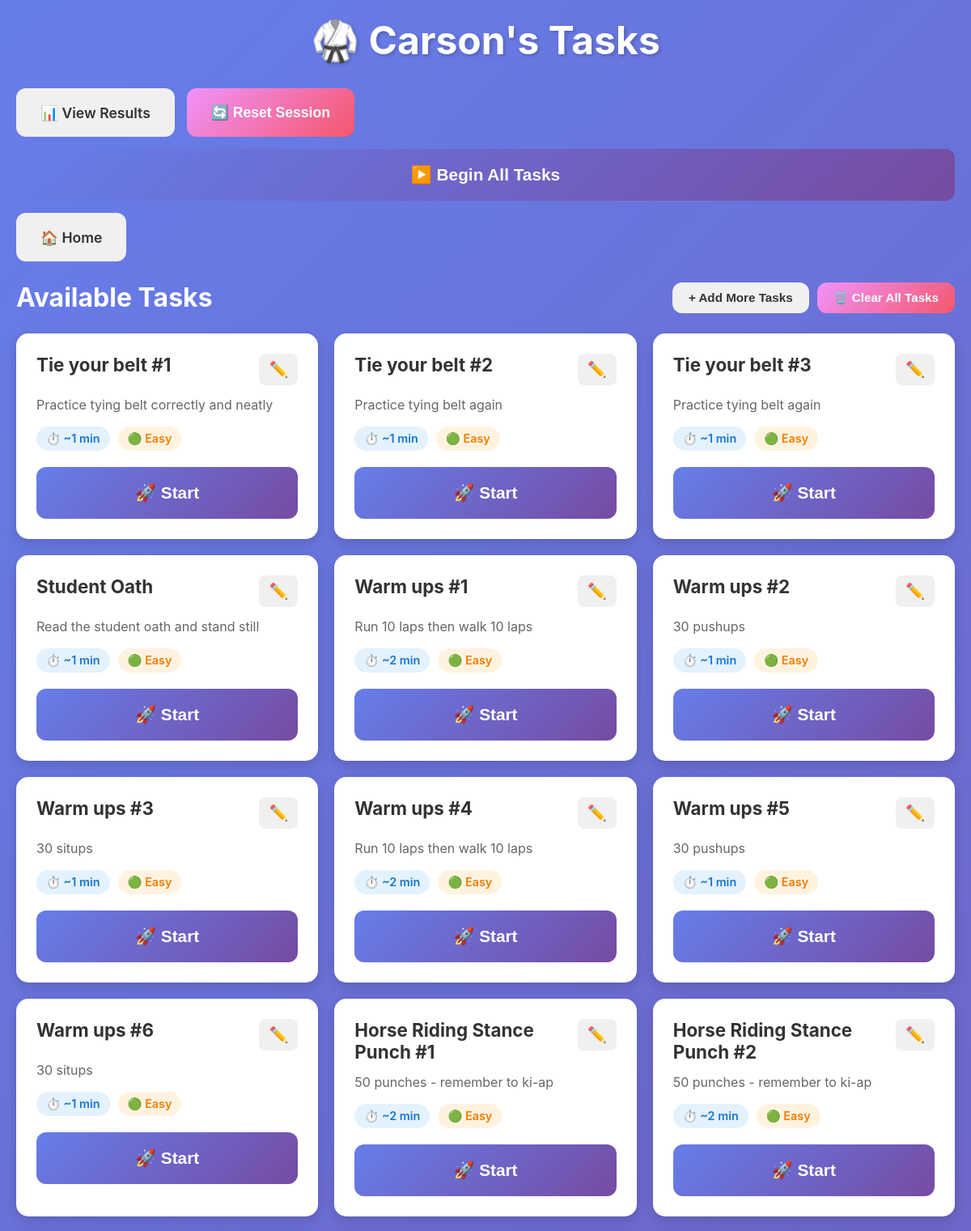
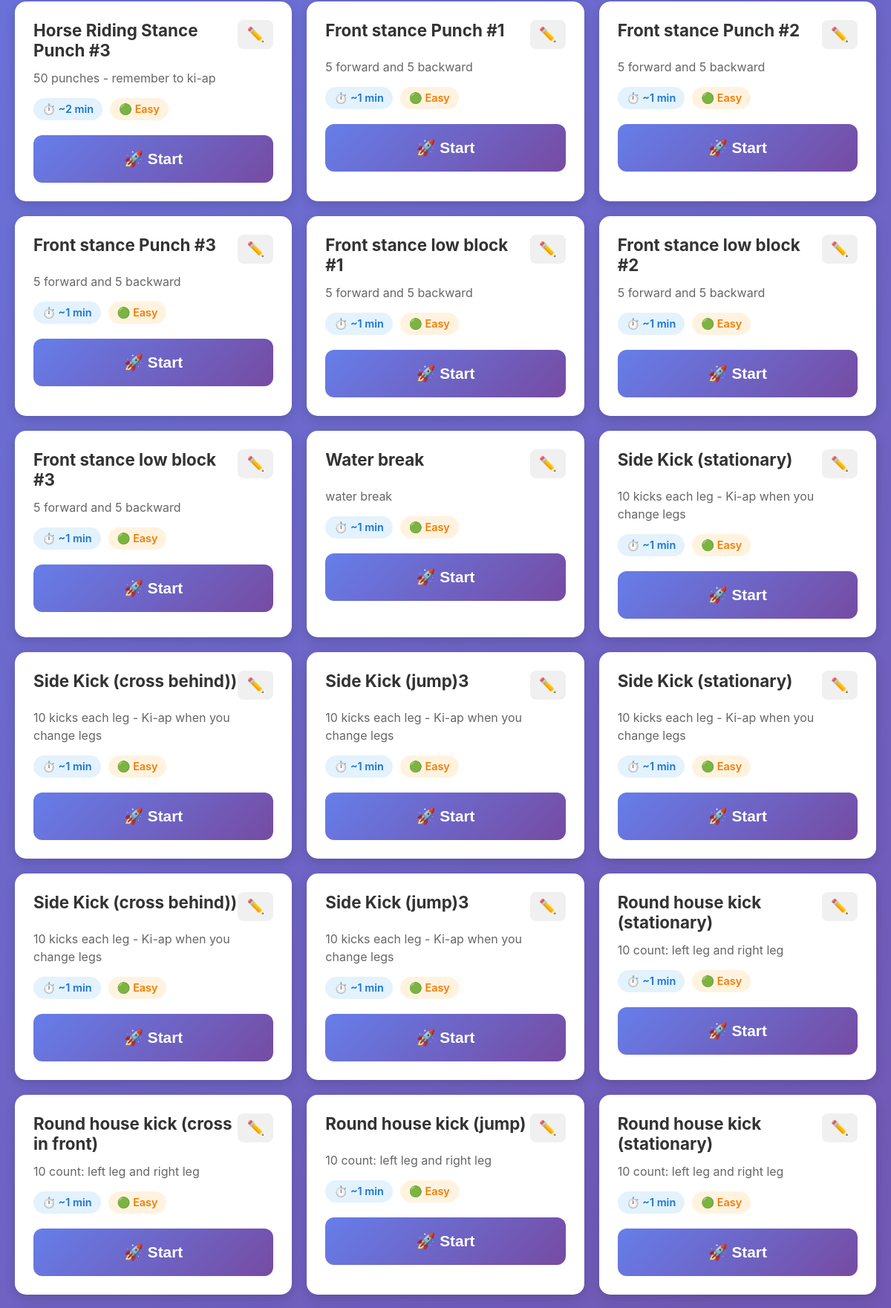
Screenshot of /student/2 (upper part) with the database file from the repository (2 pictures, top to bottom).
### tables this page shows
CREATE TABLE students
                 (id INTEGER PRIMARY KEY AUTOINCREMENT,
                  name TEXT NOT NULL UNIQUE,
                  created_at TIMESTAMP DEFAULT CURRENT_TIMESTAMP);

CREATE TABLE tasks
                 (id INTEGER PRIMARY KEY AUTOINCREMENT,
                  student_id INTEGER,
                  title TEXT NOT NULL,
                  description TEXT,
                  estimated_time INTEGER,
                  difficulty_weight REAL DEFAULT 1.0,
                  created_at TIMESTAMP DEFAULT CURRENT_TIMESTAMP,
                  FOREIGN KEY (student_id) REFERENCES students(id));

### main.py (the view)
@app.get("/student/{student_id}", response_class=HTMLResponse)
async def student_dashboard(request: Request, student_id: int):
    conn = sqlite3.connect(DB_PATH)
    c = conn.cursor()
    c.execute("SELECT name FROM students WHERE id = ?", (student_id,))
    student = c.fetchone()
    if not student:
        conn.close()
        raise HTTPException(404, "Student not found")
    c.execute("SELECT id, title, description, estimated_time, difficulty_weight FROM tasks WHERE student_id = ?", (student_id,))
    tasks = [{"id": row[0], "title": row[1], "description": row[2],
              "estimated_time": row[3],
              "difficulty_weight": row[4]} for row in c.fetchall()]
    c.execute('''SELECT a.id, a.task_id, t.title, t.description, t.estimated_time, a.start_time
                 FROM active_sessions a
                 JOIN tasks t ON a.task_id = t.id
                 WHERE a.student_id = ?''', (student_id,))
    active = c.fetchone()
    active_session = None
    if active:
        start_time = datetime.fromisoformat(active[5])
        elapsed = int((datetime.now() - start_time).total_seconds())
        active_session = {
            "id": active[0],
            "task_id": active[1],
            "task_title": active[2],
            "task_description": active[3],
            "estimated_time": active[4],
            "start_time": active[5],
            "elapsed": elapsed
        }
    streak = get_student_streak(student_id)
    conn.close()
    return templates.TemplateResponse("dashboard.html", {
        "request": request,
        "student_id": student_id,
        "student_name": student[0],
        "tasks": tasks,
        "active_session": active_session,
        "streak": streak
    })

### templates/dashboard.html (shortened to what this page needs)
<!DOCTYPE html>
<html lang="en">
<head>
    <link rel="stylesheet" href="/static/style.css">
</head>
<body>
    <div class="container">
        <div class="header">
            <h1>🥋 {{ student_name }}'s Tasks</h1>
        </div>
        <div class="nav-buttons">
            <a href="/results/{{ student_id }}" class="btn btn-secondary">📊 View Results</a>
            <button onclick="resetSession()" class="btn btn-warning">🔄 Reset Session</button>
            {% if tasks and not active_session %}
            <button onclick="startAutoMode()" class="btn btn-primary btn-large" id="autoModeBtn">
                ▶️ Begin All Tasks
            </button>
            {% endif %}
            <a href="/" class="btn btn-secondary">🏠 Home</a>
        </div>
        {% if not tasks %}
        <div class="card">
            <h2>Upload Your Tasks</h2>
            <p>Upload a CSV file with your karate tasks to get started!</p>
            <p class="small-text">CSV format: task, description, estimated_time</p>
            <form id="uploadForm" class="upload-form">
                <input type="file" id="fileInput" accept=".csv" required class="file-input">
                <button type="submit" class="btn btn-primary">Upload Tasks 📤</button>
            </form>
        </div>
        {% else %}
        <div class="tasks-header">
            <h2>Available Tasks</h2>
            <div class="task-header-buttons">
                <button onclick="showUploadForm()" class="btn btn-secondary btn-small">
                    + Add More Tasks
                </button>
                <button onclick="clearAllTasks()" class="btn btn-warning btn-small">
                    🗑️ Clear All Tasks
                </button>
            </div>
        </div>
        <div class="tasks-grid">
            {% for task in tasks %}
            <div class="task-card" data-task-id="{{ task.id }}">
                <div class="task-header-row">
                    <h3>{{ task.title }}</h3>
                    <button onclick="editTask({{ task.id }})" class="btn-icon" title="Edit task">
                        ✏️
                    </button>
                </div>
                {% if task.description %}
                <p class="task-description">{{ task.description }}</p>
                {% endif %}
                <div class="task-meta">
                    <span class="time-badge">⏱️ ~{{ task.estimated_time }} min</span>
                    <span class="difficulty-badge">
                        {% if task.difficulty_weight <= 0.5 %}🟢 Easy
                        {% elif task.difficulty_weight <= 1.0 %}🟡 Medium
                        {% elif task.difficulty_weight <= 1.5 %}🟠 Hard
                        {% else %}🔴 Expert{% endif %}
                    </span>
                </div>
                {% if not active_session %}
                <button
                    class="btn btn-primary btn-large"
                    onclick="startTask({{ task.id }}, {{ task.estimated_time }})"
                >
                    🚀 Start
                </button>
                {% elif active_session.task_id != task.id %}
                <button class="btn btn-disabled" disabled>
                    Finish current task first
                </button>
                {% endif %}
            </div>
            {% endfor %}
        </div>
        {% endif %}
    </div>
</body>
</html>

### static/style.css (style rules this page uses)
* { margin: 0; padding: 0; box-sizing: border-box; }
body { font-family: -apple-system, BlinkMacSystemFont, 'Segoe UI', Roboto, 'Helvetica Neue', Arial, sans-serif; background: linear-gradient(135deg, #667eea 0%, #764ba2 100%); min-height: 100vh; padding: 20px; color: #333; }
.container { max-width: 1200px; margin: 0 auto; }
.header { text-align: center; margin-bottom: 30px; color: white; }
.header h1 { font-size: 3rem; margin-bottom: 10px; text-shadow: 2px 2px 4px rgba(0,0,0,0.2); }
.nav-buttons { display: flex; gap: 15px; margin-bottom: 25px; flex-wrap: wrap; }
.btn { padding: 15px 30px; border: none; border-radius: 12px; font-size: 1.1rem; font-weight: 600; cursor: pointer; transition: all 0.3s ease; text-decoration: none; display: inline-block; text-align: center; min-height: 60px; display: flex; align-items: center; justify-content: center; }
.btn-primary { background: linear-gradient(135deg, #667eea 0%, #764ba2 100%); color: white; }
.btn-secondary { background: #f0f0f0; color: #333; }
.btn-warning { background: linear-gradient(135deg, #f093fb 0%, #f5576c 100%); color: white; }
.btn-large { padding: 20px 40px; font-size: 1.3rem; width: 100%; }
.btn-small { padding: 10px 20px; font-size: 0.95rem; min-height: auto; }
.tasks-header { display: flex; justify-content: space-between; align-items: center; margin-bottom: 25px; flex-wrap: wrap; gap: 15px; }
.tasks-header h2 { color: white; font-size: 2rem; }
.task-header-buttons { display: flex; gap: 10px; flex-wrap: wrap; }
.tasks-grid { display: grid; grid-template-columns: repeat(auto-fill, minmax(300px, 1fr)); gap: 20px; margin-bottom: 30px; }
.task-card { background: white; border-radius: 15px; padding: 25px; box-shadow: 0 5px 15px rgba(0,0,0,0.15); transition: all 0.3s ease; }
.task-card h3 { font-size: 1.4rem; margin-bottom: 12px; color: #333; }
.task-description { color: #666; margin-bottom: 15px; line-height: 1.5; }
.task-meta { display: flex; gap: 10px; margin-bottom: 20px; flex-wrap: wrap; }
.time-badge, .difficulty-badge { padding: 6px 12px; border-radius: 20px; font-size: 0.9rem; font-weight: 600; }
.time-badge { background: #e3f2fd; color: #1976d2; }
.difficulty-badge { background: #fff3e0; color: #f57c00; }
.task-header-row { display: flex; justify-content: space-between; align-items: flex-start; margin-bottom: 12px; }
.btn-icon { background: #f0f0f0; border: none; border-radius: 8px; padding: 8px 12px; font-size: 1.2rem; cursor: pointer; transition: all 0.3s ease; }
.task-header-row h3 { margin: 0; flex: 1; }

### rows the page displays
students: name "Carson"
tasks: title "Tie your belt #1", description "Practice tying belt correctly and neatly", estimated_time "1", difficulty_weight "🟢 Easy"
tasks: title "Tie your belt #2", description "Practice tying belt again", estimated_time "1", difficulty_weight "🟢 Easy"
tasks: title "Tie your belt #3", description "Practice tying belt again", estimated_time "1", difficulty_weight "🟢 Easy"
tasks: title "Student Oath", description "Read the student oath and stand still", estimated_time "1", difficulty_weight "🟢 Easy"
tasks: title "Warm ups #1", description "Run 10 laps then walk 10 laps", estimated_time "2", difficulty_weight "🟢 Easy"
tasks: title "Warm ups #2", description "30 pushups", estimated_time "1", difficulty_weight "🟢 Easy"
tasks: title "Warm ups #3", description "30 situps", estimated_time "1", difficulty_weight "🟢 Easy"
tasks: title "Warm ups #4", description "Run 10 laps then walk 10 laps", estimated_time "2", difficulty_weight "🟢 Easy"
tasks: title "Warm ups #5", description "30 pushups", estimated_time "1", difficulty_weight "🟢 Easy"
tasks: title "Warm ups #6", description "30 situps", estimated_time "1", difficulty_weight "🟢 Easy"
tasks: title "Horse Riding Stance Punch #1", description "50 punches - remember to ki-ap", estimated_time "2", difficulty_weight "🟢 Easy"
tasks: title "Horse Riding Stance Punch #2", description "50 punches - remember to ki-ap", estimated_time "2", difficulty_weight "🟢 Easy"
tasks: title "Horse Riding Stance Punch #3", description "50 punches - remember to ki-ap", estimated_time "2", difficulty_weight "🟢 Easy"
tasks: title "Front stance Punch #1", description "5 forward and 5 backward", estimated_time "1", difficulty_weight "🟢 Easy"
tasks: title "Front stance Punch #2", description "5 forward and 5 backward", estimated_time "1", difficulty_weight "🟢 Easy"
tasks: title "Front stance Punch #3", description "5 forward and 5 backward", estimated_time "1", difficulty_weight "🟢 Easy"
tasks: title "Front stance low block #1", description "5 forward and 5 backward", estimated_time "1", difficulty_weight "🟢 Easy"
tasks: title "Front stance low block #2", description "5 forward and 5 backward", estimated_time "1", difficulty_weight "🟢 Easy"
tasks: title "Front stance low block #3", description "5 forward and 5 backward", estimated_time "1", difficulty_weight "🟢 Easy"
tasks: title "Water break", description "water break", estimated_time "1", difficulty_weight "🟢 Easy"
tasks: title "Side Kick (stationary)", description "10 kicks each leg - Ki-ap when you change legs", estimated_time "1", difficulty_weight "🟢 Easy"
tasks: title "Side Kick (cross behind))", description "10 kicks each leg - Ki-ap when you change legs", estimated_time "1", difficulty_weight "🟢 Easy"
tasks: title "Side Kick (jump)3", description "10 kicks each leg - Ki-ap when you change legs", estimated_time "1", difficulty_weight "🟢 Easy"
tasks: title "Side Kick (stationary)", description "10 kicks each leg - Ki-ap when you change legs", estimated_time "1", difficulty_weight "🟢 Easy"
tasks: title "Side Kick (cross behind))", description "10 kicks each leg - Ki-ap when you change legs", estimated_time "1", difficulty_weight "🟢 Easy"
tasks: title "Side Kick (jump)3", description "10 kicks each leg - Ki-ap when you change legs", estimated_time "1", difficulty_weight "🟢 Easy"
tasks: title "Round house kick (stationary)", description "10 count: left leg and right leg", estimated_time "1", difficulty_weight "🟢 Easy"
tasks: title "Round house kick (cross in front)", description "10 count: left leg and right leg", estimated_time "1", difficulty_weight "🟢 Easy"
tasks: title "Round house kick (jump)", description "10 count: left leg and right leg", estimated_time "1", difficulty_weight "🟢 Easy"
tasks: title "Round house kick (stationary)", description "10 count: left leg and right leg", estimated_time "1", difficulty_weight "🟢 Easy"
